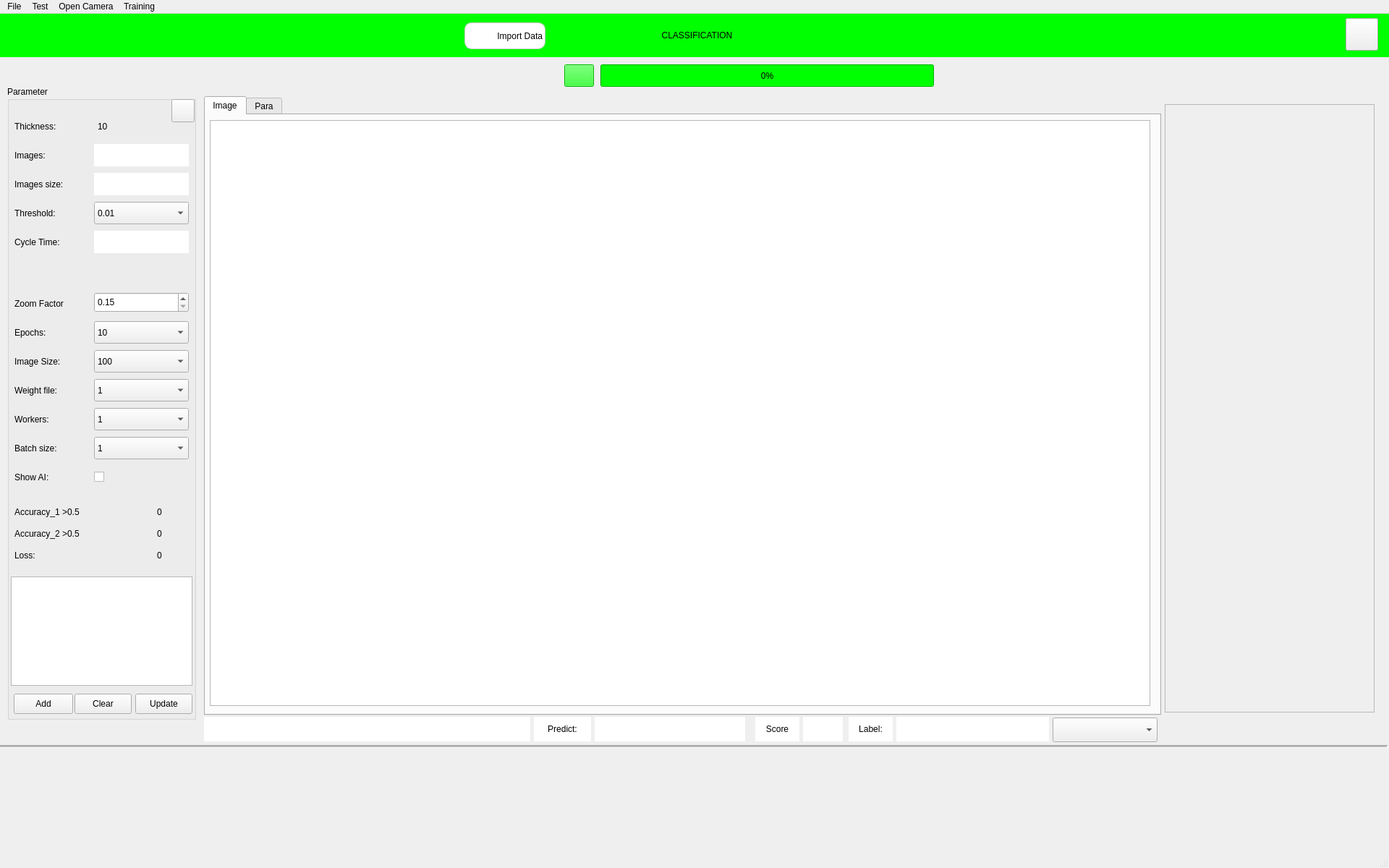
<?xml version="1.0" encoding="UTF-8"?>
<ui version="4.0">
 <class>MainWindow</class>
 <widget class="QMainWindow" name="MainWindow">
  <property name="geometry">
   <rect>
    <x>0</x>
    <y>0</y>
    <width>1920</width>
    <height>1200</height>
   </rect>
  </property>
  <property name="maximumSize">
   <size>
    <width>16777215</width>
    <height>1200</height>
   </size>
  </property>
  <property name="windowTitle">
   <string>MainWindow</string>
  </property>
  <widget class="QWidget" name="centralwidget">
   <widget class="QGroupBox" name="groupBox">
    <property name="enabled">
     <bool>true</bool>
    </property>
    <property name="geometry">
     <rect>
      <x>10</x>
      <y>100</y>
      <width>261</width>
      <height>876</height>
     </rect>
    </property>
    <property name="mouseTracking">
     <bool>false</bool>
    </property>
    <property name="styleSheet">
     <string notr="true">border-color: rgb(0, 0, 0);
font: 12pt &quot;Segoe UI&quot;;
gridline-color: rgb(0, 0, 0);</string>
    </property>
    <property name="title">
     <string>Parameter</string>
    </property>
    <widget class="QLabel" name="label_2">
     <property name="geometry">
      <rect>
       <x>10</x>
       <y>80</y>
       <width>71</width>
       <height>31</height>
      </rect>
     </property>
     <property name="styleSheet">
      <string notr="true">font: 10pt &quot;MS Shell Dlg 2&quot;;</string>
     </property>
     <property name="text">
      <string>Images:</string>
     </property>
    </widget>
    <widget class="QLabel" name="La_Munber_Image">
     <property name="geometry">
      <rect>
       <x>120</x>
       <y>80</y>
       <width>131</width>
       <height>31</height>
      </rect>
     </property>
     <property name="styleSheet">
      <string notr="true">font: 10pt &quot;Segoe UI&quot;;
background-color: rgb(255, 255, 255);</string>
     </property>
     <property name="text">
      <string/>
     </property>
    </widget>
    <widget class="QLabel" name="label_4">
     <property name="geometry">
      <rect>
       <x>10</x>
       <y>120</y>
       <width>111</width>
       <height>31</height>
      </rect>
     </property>
     <property name="styleSheet">
      <string notr="true">font: 8pt &quot;MS Shell Dlg 2&quot;;
font: 10pt &quot;MS Shell Dlg 2&quot;;</string>
     </property>
     <property name="text">
      <string>Images size:</string>
     </property>
    </widget>
    <widget class="QLabel" name="label_5">
     <property name="geometry">
      <rect>
       <x>10</x>
       <y>160</y>
       <width>101</width>
       <height>31</height>
      </rect>
     </property>
     <property name="styleSheet">
      <string notr="true">font: 10pt &quot;MS Shell Dlg 2&quot;;</string>
     </property>
     <property name="text">
      <string>Threshold:</string>
     </property>
    </widget>
    <widget class="QLabel" name="label_6">
     <property name="geometry">
      <rect>
       <x>10</x>
       <y>200</y>
       <width>101</width>
       <height>31</height>
      </rect>
     </property>
     <property name="styleSheet">
      <string notr="true">font: 10pt &quot;MS Shell Dlg 2&quot;;</string>
     </property>
     <property name="text">
      <string>Cycle Time:</string>
     </property>
    </widget>
    <widget class="QLabel" name="La_image_size">
     <property name="geometry">
      <rect>
       <x>120</x>
       <y>120</y>
       <width>131</width>
       <height>31</height>
      </rect>
     </property>
     <property name="autoFillBackground">
      <bool>false</bool>
     </property>
     <property name="styleSheet">
      <string notr="true">background-color: rgb(255, 255, 255);
font: 10pt &quot;MS Shell Dlg 2&quot;;</string>
     </property>
     <property name="text">
      <string/>
     </property>
    </widget>
    <widget class="QLabel" name="La_cycle_time">
     <property name="geometry">
      <rect>
       <x>120</x>
       <y>200</y>
       <width>131</width>
       <height>31</height>
      </rect>
     </property>
     <property name="styleSheet">
      <string notr="true">background-color: rgb(255, 255, 255);
font: 10pt &quot;MS Shell Dlg 2&quot;;</string>
     </property>
     <property name="text">
      <string/>
     </property>
    </widget>
    <widget class="QLabel" name="label_9">
     <property name="geometry">
      <rect>
       <x>10</x>
       <y>325</y>
       <width>71</width>
       <height>31</height>
      </rect>
     </property>
     <property name="styleSheet">
      <string notr="true">font: 10pt &quot;MS Shell Dlg 2&quot;;</string>
     </property>
     <property name="text">
      <string>Epochs:</string>
     </property>
    </widget>
    <widget class="QLabel" name="label_35">
     <property name="geometry">
      <rect>
       <x>10</x>
       <y>573</y>
       <width>187</width>
       <height>31</height>
      </rect>
     </property>
     <property name="styleSheet">
      <string notr="true">font: 75 10pt &quot;MS Shell Dlg 2&quot;;</string>
     </property>
     <property name="text">
      <string>Accuracy_1 &gt;0.5</string>
     </property>
    </widget>
    <widget class="QLabel" name="label_50">
     <property name="geometry">
      <rect>
       <x>10</x>
       <y>603</y>
       <width>184</width>
       <height>31</height>
      </rect>
     </property>
     <property name="styleSheet">
      <string notr="true">font: 75 10pt &quot;MS Shell Dlg 2&quot;;</string>
     </property>
     <property name="text">
      <string>Accuracy_2 &gt;0.5</string>
     </property>
    </widget>
    <widget class="QLabel" name="label_51">
     <property name="geometry">
      <rect>
       <x>10</x>
       <y>633</y>
       <width>172</width>
       <height>31</height>
      </rect>
     </property>
     <property name="styleSheet">
      <string notr="true">font: 75 10pt &quot;MS Shell Dlg 2&quot;;</string>
     </property>
     <property name="text">
      <string>Loss:</string>
     </property>
    </widget>
    <widget class="QLabel" name="La_B">
     <property name="geometry">
      <rect>
       <x>207</x>
       <y>573</y>
       <width>55</width>
       <height>31</height>
      </rect>
     </property>
     <property name="styleSheet">
      <string notr="true">font: 75 10pt &quot;MS Shell Dlg 2&quot;;</string>
     </property>
     <property name="text">
      <string>0</string>
     </property>
    </widget>
    <widget class="QLabel" name="La_MPA">
     <property name="geometry">
      <rect>
       <x>207</x>
       <y>633</y>
       <width>55</width>
       <height>31</height>
      </rect>
     </property>
     <property name="styleSheet">
      <string notr="true">font: 75 10pt &quot;MS Shell Dlg 2&quot;;</string>
     </property>
     <property name="text">
      <string>0</string>
     </property>
    </widget>
    <widget class="QLabel" name="La_R">
     <property name="geometry">
      <rect>
       <x>207</x>
       <y>603</y>
       <width>52</width>
       <height>31</height>
      </rect>
     </property>
     <property name="styleSheet">
      <string notr="true">font: 75 10pt &quot;MS Shell Dlg 2&quot;;</string>
     </property>
     <property name="text">
      <string>0</string>
     </property>
    </widget>
    <widget class="QLabel" name="label_3">
     <property name="geometry">
      <rect>
       <x>10</x>
       <y>40</y>
       <width>91</width>
       <height>31</height>
      </rect>
     </property>
     <property name="styleSheet">
      <string notr="true">font: 10pt &quot;MS Shell Dlg 2&quot;;</string>
     </property>
     <property name="text">
      <string>Thickness:</string>
     </property>
    </widget>
    <widget class="QLabel" name="Label_Thickness">
     <property name="geometry">
      <rect>
       <x>125</x>
       <y>40</y>
       <width>121</width>
       <height>31</height>
      </rect>
     </property>
     <property name="styleSheet">
      <string notr="true">font: 10pt &quot;MS Shell Dlg 2&quot;;</string>
     </property>
     <property name="text">
      <string>10</string>
     </property>
    </widget>
    <widget class="QLabel" name="label_31">
     <property name="geometry">
      <rect>
       <x>10</x>
       <y>285</y>
       <width>101</width>
       <height>31</height>
      </rect>
     </property>
     <property name="styleSheet">
      <string notr="true">font: 10pt &quot;MS Shell Dlg 2&quot;;</string>
     </property>
     <property name="text">
      <string>Zoom Factor</string>
     </property>
    </widget>
    <widget class="QLabel" name="label_10">
     <property name="geometry">
      <rect>
       <x>10</x>
       <y>365</y>
       <width>101</width>
       <height>31</height>
      </rect>
     </property>
     <property name="styleSheet">
      <string notr="true">font: 10pt &quot;MS Shell Dlg 2&quot;;</string>
     </property>
     <property name="text">
      <string>Image Size:</string>
     </property>
    </widget>
    <widget class="QLabel" name="label_11">
     <property name="geometry">
      <rect>
       <x>10</x>
       <y>405</y>
       <width>101</width>
       <height>31</height>
      </rect>
     </property>
     <property name="styleSheet">
      <string notr="true">font: 10pt &quot;MS Shell Dlg 2&quot;;</string>
     </property>
     <property name="text">
      <string>Weight file:</string>
     </property>
    </widget>
    <widget class="QComboBox" name="comboBox_images_size">
     <property name="geometry">
      <rect>
       <x>120</x>
       <y>365</y>
       <width>131</width>
       <height>31</height>
      </rect>
     </property>
     <property name="styleSheet">
      <string notr="true">font: 10pt &quot;Segoe UI&quot;;</string>
     </property>
     <item>
      <property name="text">
       <string>100</string>
      </property>
     </item>
     <item>
      <property name="text">
       <string>200</string>
      </property>
     </item>
     <item>
      <property name="text">
       <string>250</string>
      </property>
     </item>
     <item>
      <property name="text">
       <string>300</string>
      </property>
     </item>
     <item>
      <property name="text">
       <string>350</string>
      </property>
     </item>
     <item>
      <property name="text">
       <string>400</string>
      </property>
     </item>
     <item>
      <property name="text">
       <string>450</string>
      </property>
     </item>
     <item>
      <property name="text">
       <string>500</string>
      </property>
     </item>
     <item>
      <property name="text">
       <string>600</string>
      </property>
     </item>
     <item>
      <property name="text">
       <string>700</string>
      </property>
     </item>
     <item>
      <property name="text">
       <string>800</string>
      </property>
     </item>
     <item>
      <property name="text">
       <string>900</string>
      </property>
     </item>
     <item>
      <property name="text">
       <string>1000</string>
      </property>
     </item>
     <item>
      <property name="text">
       <string>1100</string>
      </property>
     </item>
     <item>
      <property name="text">
       <string>1200</string>
      </property>
     </item>
     <item>
      <property name="text">
       <string>1300</string>
      </property>
     </item>
     <item>
      <property name="text">
       <string>1400</string>
      </property>
     </item>
     <item>
      <property name="text">
       <string>1500</string>
      </property>
     </item>
     <item>
      <property name="text">
       <string>1600</string>
      </property>
     </item>
    </widget>
    <widget class="QComboBox" name="comboBox_model">
     <property name="geometry">
      <rect>
       <x>120</x>
       <y>405</y>
       <width>131</width>
       <height>31</height>
      </rect>
     </property>
     <property name="styleSheet">
      <string notr="true">font: 10pt &quot;Segoe UI&quot;;</string>
     </property>
     <item>
      <property name="text">
       <string>1</string>
      </property>
     </item>
     <item>
      <property name="text">
       <string>2</string>
      </property>
     </item>
     <item>
      <property name="text">
       <string>3</string>
      </property>
     </item>
     <item>
      <property name="text">
       <string>4</string>
      </property>
     </item>
     <item>
      <property name="text">
       <string>5</string>
      </property>
     </item>
    </widget>
    <widget class="QComboBox" name="comboBox_worker">
     <property name="geometry">
      <rect>
       <x>120</x>
       <y>445</y>
       <width>131</width>
       <height>31</height>
      </rect>
     </property>
     <property name="styleSheet">
      <string notr="true">font: 10pt &quot;Segoe UI&quot;;</string>
     </property>
     <item>
      <property name="text">
       <string>1</string>
      </property>
     </item>
     <item>
      <property name="text">
       <string>2</string>
      </property>
     </item>
     <item>
      <property name="text">
       <string>3</string>
      </property>
     </item>
    </widget>
    <widget class="QLabel" name="label_25">
     <property name="geometry">
      <rect>
       <x>10</x>
       <y>445</y>
       <width>101</width>
       <height>31</height>
      </rect>
     </property>
     <property name="styleSheet">
      <string notr="true">font: 10pt &quot;MS Shell Dlg 2&quot;;</string>
     </property>
     <property name="text">
      <string>Workers:</string>
     </property>
    </widget>
    <widget class="QComboBox" name="comboBox_batch_size">
     <property name="geometry">
      <rect>
       <x>120</x>
       <y>485</y>
       <width>131</width>
       <height>31</height>
      </rect>
     </property>
     <property name="styleSheet">
      <string notr="true">font: 10pt &quot;Segoe UI&quot;;</string>
     </property>
     <item>
      <property name="text">
       <string>1</string>
      </property>
     </item>
     <item>
      <property name="text">
       <string>2</string>
      </property>
     </item>
     <item>
      <property name="text">
       <string>3</string>
      </property>
     </item>
     <item>
      <property name="text">
       <string>4</string>
      </property>
     </item>
     <item>
      <property name="text">
       <string>5</string>
      </property>
     </item>
    </widget>
    <widget class="QLabel" name="label_26">
     <property name="geometry">
      <rect>
       <x>10</x>
       <y>485</y>
       <width>101</width>
       <height>31</height>
      </rect>
     </property>
     <property name="styleSheet">
      <string notr="true">font: 10pt &quot;MS Shell Dlg 2&quot;;</string>
     </property>
     <property name="text">
      <string>Batch size:</string>
     </property>
    </widget>
    <widget class="QComboBox" name="comboBox_acceptance_threshold">
     <property name="geometry">
      <rect>
       <x>120</x>
       <y>160</y>
       <width>131</width>
       <height>31</height>
      </rect>
     </property>
     <property name="styleSheet">
      <string notr="true">font: 10pt &quot;Segoe UI&quot;;</string>
     </property>
     <item>
      <property name="text">
       <string>0.01</string>
      </property>
     </item>
     <item>
      <property name="text">
       <string>0.1</string>
      </property>
     </item>
     <item>
      <property name="text">
       <string>0.2</string>
      </property>
     </item>
     <item>
      <property name="text">
       <string>0.3</string>
      </property>
     </item>
     <item>
      <property name="text">
       <string>0.4</string>
      </property>
     </item>
     <item>
      <property name="text">
       <string>0.5</string>
      </property>
     </item>
     <item>
      <property name="text">
       <string>0.6</string>
      </property>
     </item>
     <item>
      <property name="text">
       <string>0.7</string>
      </property>
     </item>
     <item>
      <property name="text">
       <string>0.8</string>
      </property>
     </item>
     <item>
      <property name="text">
       <string>0.9</string>
      </property>
     </item>
     <item>
      <property name="text">
       <string>1.0</string>
      </property>
     </item>
    </widget>
    <widget class="QComboBox" name="comboBox_epoch">
     <property name="geometry">
      <rect>
       <x>120</x>
       <y>325</y>
       <width>131</width>
       <height>31</height>
      </rect>
     </property>
     <property name="styleSheet">
      <string notr="true">font: 10pt &quot;Segoe UI&quot;;</string>
     </property>
     <item>
      <property name="text">
       <string>10</string>
      </property>
     </item>
     <item>
      <property name="text">
       <string>2</string>
      </property>
     </item>
     <item>
      <property name="text">
       <string>3</string>
      </property>
     </item>
     <item>
      <property name="text">
       <string>4</string>
      </property>
     </item>
     <item>
      <property name="text">
       <string>5</string>
      </property>
     </item>
     <item>
      <property name="text">
       <string>6</string>
      </property>
     </item>
     <item>
      <property name="text">
       <string>7</string>
      </property>
     </item>
     <item>
      <property name="text">
       <string>8</string>
      </property>
     </item>
     <item>
      <property name="text">
       <string>9</string>
      </property>
     </item>
     <item>
      <property name="text">
       <string>10</string>
      </property>
     </item>
     <item>
      <property name="text">
       <string>15</string>
      </property>
     </item>
     <item>
      <property name="text">
       <string>20</string>
      </property>
     </item>
     <item>
      <property name="text">
       <string>25</string>
      </property>
     </item>
     <item>
      <property name="text">
       <string>30</string>
      </property>
     </item>
     <item>
      <property name="text">
       <string>35</string>
      </property>
     </item>
     <item>
      <property name="text">
       <string>40</string>
      </property>
     </item>
     <item>
      <property name="text">
       <string>45</string>
      </property>
     </item>
     <item>
      <property name="text">
       <string>50</string>
      </property>
     </item>
     <item>
      <property name="text">
       <string>55</string>
      </property>
     </item>
     <item>
      <property name="text">
       <string>60</string>
      </property>
     </item>
     <item>
      <property name="text">
       <string>65</string>
      </property>
     </item>
     <item>
      <property name="text">
       <string>70</string>
      </property>
     </item>
     <item>
      <property name="text">
       <string>75</string>
      </property>
     </item>
     <item>
      <property name="text">
       <string>80</string>
      </property>
     </item>
    </widget>
    <widget class="QListWidget" name="listWidget">
     <property name="geometry">
      <rect>
       <x>5</x>
       <y>678</y>
       <width>251</width>
       <height>151</height>
      </rect>
     </property>
    </widget>
    <widget class="QPushButton" name="btnAdd">
     <property name="geometry">
      <rect>
       <x>9</x>
       <y>840</y>
       <width>82</width>
       <height>28</height>
      </rect>
     </property>
     <property name="styleSheet">
      <string notr="true">font: 10pt &quot;MS Shell Dlg 2&quot;;</string>
     </property>
     <property name="text">
      <string>Add</string>
     </property>
    </widget>
    <widget class="QPushButton" name="btnDelete">
     <property name="geometry">
      <rect>
       <x>93</x>
       <y>840</y>
       <width>79</width>
       <height>28</height>
      </rect>
     </property>
     <property name="styleSheet">
      <string notr="true">font: 10pt &quot;MS Shell Dlg 2&quot;;</string>
     </property>
     <property name="text">
      <string>Clear</string>
     </property>
    </widget>
    <widget class="QPushButton" name="Bnt_Update_Object">
     <property name="geometry">
      <rect>
       <x>177</x>
       <y>840</y>
       <width>79</width>
       <height>28</height>
      </rect>
     </property>
     <property name="styleSheet">
      <string notr="true">font: 10pt &quot;MS Shell Dlg 2&quot;;</string>
     </property>
     <property name="text">
      <string>Update</string>
     </property>
    </widget>
    <widget class="QDoubleSpinBox" name="doubleSpinBox_Zoon_Factor">
     <property name="geometry">
      <rect>
       <x>120</x>
       <y>285</y>
       <width>131</width>
       <height>28</height>
      </rect>
     </property>
     <property name="styleSheet">
      <string notr="true">font: 10pt &quot;Segoe UI&quot;;</string>
     </property>
     <property name="decimals">
      <number>2</number>
     </property>
     <property name="minimum">
      <double>0.150000000000000</double>
     </property>
     <property name="maximum">
      <double>4.000000000000000</double>
     </property>
    </widget>
    <widget class="QLabel" name="label_19">
     <property name="geometry">
      <rect>
       <x>10</x>
       <y>525</y>
       <width>101</width>
       <height>31</height>
      </rect>
     </property>
     <property name="styleSheet">
      <string notr="true">font: 10pt &quot;MS Shell Dlg 2&quot;;</string>
     </property>
     <property name="text">
      <string>Show AI:</string>
     </property>
    </widget>
    <widget class="QCheckBox" name="checkBox_6">
     <property name="enabled">
      <bool>true</bool>
     </property>
     <property name="geometry">
      <rect>
       <x>120</x>
       <y>525</y>
       <width>131</width>
       <height>31</height>
      </rect>
     </property>
     <property name="acceptDrops">
      <bool>false</bool>
     </property>
     <property name="text">
      <string/>
     </property>
     <property name="shortcut">
      <string/>
     </property>
     <property name="checkable">
      <bool>true</bool>
     </property>
     <property name="checked">
      <bool>false</bool>
     </property>
     <property name="tristate">
      <bool>false</bool>
     </property>
    </widget>
    <widget class="QPushButton" name="Bnt_Close_GroupBox">
     <property name="geometry">
      <rect>
       <x>227</x>
       <y>18</y>
       <width>32</width>
       <height>32</height>
      </rect>
     </property>
     <property name="text">
      <string/>
     </property>
     <property name="icon">
      <iconset>
       <normaloff>../Icon/icons8-next-page-32.png</normaloff>../Icon/icons8-next-page-32.png</iconset>
     </property>
     <property name="iconSize">
      <size>
       <width>32</width>
       <height>32</height>
      </size>
     </property>
    </widget>
   </widget>
   <widget class="QLabel" name="label">
    <property name="geometry">
     <rect>
      <x>-2</x>
      <y>-1</y>
      <width>1931</width>
      <height>61</height>
     </rect>
    </property>
    <property name="styleSheet">
     <string notr="true">background-color: rgb(0, 255, 0);
color: rgb(0, 0, 0);
font: 24pt &quot;MS Shell Dlg 2&quot;;</string>
    </property>
    <property name="text">
     <string>CLASSIFICATION</string>
    </property>
    <property name="alignment">
     <set>Qt::AlignCenter</set>
    </property>
   </widget>
   <widget class="QScrollArea" name="scrollArea_2">
    <property name="geometry">
     <rect>
      <x>1610</x>
      <y>125</y>
      <width>290</width>
      <height>841</height>
     </rect>
    </property>
    <property name="widgetResizable">
     <bool>true</bool>
    </property>
    <widget class="QWidget" name="scrollAreaWidgetContents">
     <property name="geometry">
      <rect>
       <x>0</x>
       <y>0</y>
       <width>288</width>
       <height>839</height>
      </rect>
     </property>
    </widget>
   </widget>
   <widget class="QProgressBar" name="progressBar">
    <property name="geometry">
     <rect>
      <x>830</x>
      <y>70</y>
      <width>461</width>
      <height>31</height>
     </rect>
    </property>
    <property name="styleSheet">
     <string notr="true">background-color: rgb(0, 255, 0);</string>
    </property>
    <property name="value">
     <number>0</number>
    </property>
   </widget>
   <widget class="QPushButton" name="Bnt_Traning">
    <property name="geometry">
     <rect>
      <x>780</x>
      <y>70</y>
      <width>41</width>
      <height>31</height>
     </rect>
    </property>
    <property name="autoFillBackground">
     <bool>false</bool>
    </property>
    <property name="styleSheet">
     <string notr="true">background-color: rgb(0, 255, 0);</string>
    </property>
    <property name="text">
     <string/>
    </property>
    <property name="icon">
     <iconset>
      <normaloff>../Icon/model.png</normaloff>../Icon/model.png</iconset>
    </property>
    <property name="iconSize">
     <size>
      <width>25</width>
      <height>25</height>
     </size>
    </property>
    <property name="shortcut">
     <string notr="true"/>
    </property>
    <property name="checkable">
     <bool>false</bool>
    </property>
    <property name="autoRepeat">
     <bool>false</bool>
    </property>
    <property name="autoExclusive">
     <bool>false</bool>
    </property>
    <property name="autoDefault">
     <bool>false</bool>
    </property>
    <property name="default">
     <bool>false</bool>
    </property>
    <property name="flat">
     <bool>false</bool>
    </property>
   </widget>
   <widget class="QLabel" name="La_Device">
    <property name="geometry">
     <rect>
      <x>376</x>
      <y>73</y>
      <width>131</width>
      <height>31</height>
     </rect>
    </property>
    <property name="styleSheet">
     <string notr="true">font: 10pt &quot;Segoe UI&quot;;
font: 700 9pt &quot;Segoe UI&quot;;</string>
    </property>
    <property name="text">
     <string/>
    </property>
   </widget>
   <widget class="QLabel" name="La_Training_Process">
    <property name="geometry">
     <rect>
      <x>1350</x>
      <y>70</y>
      <width>271</width>
      <height>26</height>
     </rect>
    </property>
    <property name="styleSheet">
     <string notr="true">font: 10pt &quot;Segoe UI&quot;;</string>
    </property>
    <property name="text">
     <string/>
    </property>
   </widget>
   <widget class="QLabel" name="label_7">
    <property name="geometry">
     <rect>
      <x>715</x>
      <y>945</y>
      <width>1121</width>
      <height>31</height>
     </rect>
    </property>
    <property name="styleSheet">
     <string notr="true">font: 10pt &quot;Segoe UI&quot;;</string>
    </property>
    <property name="text">
     <string/>
    </property>
   </widget>
   <widget class="QLabel" name="Labe_file_name">
    <property name="geometry">
     <rect>
      <x>282</x>
      <y>972</y>
      <width>451</width>
      <height>34</height>
     </rect>
    </property>
    <property name="styleSheet">
     <string notr="true">font: 12pt &quot;MS Shell Dlg 2&quot;;
color: rgb(0, 0, 0);
font: 12pt &quot;Segoe UI&quot;;
background-color: rgb(255, 255, 255);
</string>
    </property>
    <property name="text">
     <string/>
    </property>
    <property name="alignment">
     <set>Qt::AlignLeading|Qt::AlignLeft|Qt::AlignTop</set>
    </property>
   </widget>
   <widget class="QComboBox" name="comboBox_object">
    <property name="geometry">
     <rect>
      <x>1455</x>
      <y>973</y>
      <width>145</width>
      <height>34</height>
     </rect>
    </property>
    <property name="styleSheet">
     <string notr="true">font: 75 12pt &quot;MS Shell Dlg 2&quot;;</string>
    </property>
   </widget>
   <widget class="QPushButton" name="Bnt_Quite">
    <property name="geometry">
     <rect>
      <x>1860</x>
      <y>6</y>
      <width>45</width>
      <height>45</height>
     </rect>
    </property>
    <property name="styleSheet">
     <string notr="true">font: 75 15pt &quot;MS Shell Dlg 2&quot;;</string>
    </property>
    <property name="text">
     <string/>
    </property>
    <property name="icon">
     <iconset>
      <normaloff>../Icon/icons8-exit-100.png</normaloff>../Icon/icons8-exit-100.png</iconset>
    </property>
    <property name="iconSize">
     <size>
      <width>30</width>
      <height>30</height>
     </size>
    </property>
   </widget>
   <widget class="QLabel" name="La_Object">
    <property name="geometry">
     <rect>
      <x>1239</x>
      <y>972</y>
      <width>211</width>
      <height>34</height>
     </rect>
    </property>
    <property name="styleSheet">
     <string notr="true">color: rgb(0, 0, 0);
font: 700 14pt &quot;Segoe UI&quot;;
background-color: rgb(255, 255, 255);</string>
    </property>
    <property name="text">
     <string/>
    </property>
    <property name="alignment">
     <set>Qt::AlignCenter</set>
    </property>
   </widget>
   <widget class="QLabel" name="label_16">
    <property name="geometry">
     <rect>
      <x>1173</x>
      <y>972</y>
      <width>61</width>
      <height>34</height>
     </rect>
    </property>
    <property name="styleSheet">
     <string notr="true">color: rgb(0, 0, 0);
font: 14pt &quot;Segoe UI&quot;;
background-color: rgb(255, 255, 255);</string>
    </property>
    <property name="text">
     <string>Label:</string>
    </property>
    <property name="alignment">
     <set>Qt::AlignCenter</set>
    </property>
   </widget>
   <widget class="Line" name="line">
    <property name="geometry">
     <rect>
      <x>-3</x>
      <y>1005</y>
      <width>1921</width>
      <height>16</height>
     </rect>
    </property>
    <property name="midLineWidth">
     <number>2</number>
    </property>
    <property name="orientation">
     <enum>Qt::Horizontal</enum>
    </property>
   </widget>
   <widget class="QLabel" name="La_Name_Cls">
    <property name="geometry">
     <rect>
      <x>822</x>
      <y>972</y>
      <width>208</width>
      <height>34</height>
     </rect>
    </property>
    <property name="styleSheet">
     <string notr="true">color: rgb(0, 0, 0);
font: 700 14pt &quot;Segoe UI&quot;;
background-color: rgb(255, 255, 255);</string>
    </property>
    <property name="text">
     <string/>
    </property>
    <property name="alignment">
     <set>Qt::AlignCenter</set>
    </property>
   </widget>
   <widget class="QLabel" name="label_17">
    <property name="geometry">
     <rect>
      <x>738</x>
      <y>972</y>
      <width>79</width>
      <height>34</height>
     </rect>
    </property>
    <property name="styleSheet">
     <string notr="true">color: rgb(0, 0, 0);
font: 14pt &quot;Segoe UI&quot;;
background-color: rgb(255, 255, 255);</string>
    </property>
    <property name="text">
     <string>Predict:</string>
    </property>
    <property name="alignment">
     <set>Qt::AlignCenter</set>
    </property>
   </widget>
   <widget class="QLabel" name="La_Score_Cls">
    <property name="geometry">
     <rect>
      <x>1110</x>
      <y>972</y>
      <width>55</width>
      <height>34</height>
     </rect>
    </property>
    <property name="styleSheet">
     <string notr="true">color: rgb(0, 0, 0);
font: 700 14pt &quot;Segoe UI&quot;;
background-color: rgb(255, 255, 255);</string>
    </property>
    <property name="text">
     <string/>
    </property>
    <property name="alignment">
     <set>Qt::AlignCenter</set>
    </property>
   </widget>
   <widget class="QLabel" name="label_18">
    <property name="geometry">
     <rect>
      <x>1044</x>
      <y>972</y>
      <width>61</width>
      <height>34</height>
     </rect>
    </property>
    <property name="styleSheet">
     <string notr="true">color: rgb(0, 0, 0);
font: 14pt &quot;Segoe UI&quot;;
background-color: rgb(255, 255, 255);</string>
    </property>
    <property name="text">
     <string>Score</string>
    </property>
    <property name="alignment">
     <set>Qt::AlignCenter</set>
    </property>
   </widget>
   <widget class="QTabWidget" name="tabWidget">
    <property name="geometry">
     <rect>
      <x>282</x>
      <y>114</y>
      <width>1323</width>
      <height>856</height>
     </rect>
    </property>
    <property name="currentIndex">
     <number>0</number>
    </property>
    <widget class="QWidget" name="tab_3">
     <attribute name="title">
      <string>Image</string>
     </attribute>
     <widget class="QGraphicsView" name="graphicsView_2">
      <property name="geometry">
       <rect>
        <x>6</x>
        <y>7</y>
        <width>1300</width>
        <height>810</height>
       </rect>
      </property>
     </widget>
    </widget>
    <widget class="QWidget" name="tab_4">
     <attribute name="title">
      <string>Para</string>
     </attribute>
    </widget>
   </widget>
   <widget class="QLabel" name="label_13">
    <property name="geometry">
     <rect>
      <x>294</x>
      <y>75</y>
      <width>70</width>
      <height>28</height>
     </rect>
    </property>
    <property name="styleSheet">
     <string notr="true">font: 10pt &quot;MS Shell Dlg 2&quot;;</string>
    </property>
    <property name="text">
     <string/>
    </property>
    <property name="pixmap">
     <pixmap>../Icon/icons8-gpu-64.png</pixmap>
    </property>
   </widget>
   <widget class="QLabel" name="label_8">
    <property name="geometry">
     <rect>
      <x>642</x>
      <y>12</y>
      <width>112</width>
      <height>37</height>
     </rect>
    </property>
    <property name="styleSheet">
     <string notr="true">QLabel {
	font: 8pt &quot;MS Shell Dlg 2&quot;;
    background-color: white;
    border-radius: 10px;
    border: 1px solid #ccc;
}
</string>
    </property>
    <property name="text">
     <string>Import Data</string>
    </property>
    <property name="alignment">
     <set>Qt::AlignRight|Qt::AlignTrailing|Qt::AlignVCenter</set>
    </property>
   </widget>
   <widget class="QPushButton" name="Bnt_Import_Data">
    <property name="geometry">
     <rect>
      <x>654</x>
      <y>18</y>
      <width>25</width>
      <height>25</height>
     </rect>
    </property>
    <property name="styleSheet">
     <string notr="true">QPushButton {
    background-color: white;
    border-radius: 12px;

}

QPushButton:hover {
    background-color: #f0f0f0;
}

QPushButton:pressed {
    background-color: #e0e0e0;
}
</string>
    </property>
    <property name="text">
     <string/>
    </property>
    <property name="icon">
     <iconset>
      <normaloff>../Icon/icons8-center-100.png</normaloff>../Icon/icons8-center-100.png</iconset>
    </property>
    <property name="iconSize">
     <size>
      <width>25</width>
      <height>25</height>
     </size>
    </property>
   </widget>
  </widget>
  <widget class="QStatusBar" name="statusbar"/>
  <widget class="QMenuBar" name="menubar">
   <property name="geometry">
    <rect>
     <x>0</x>
     <y>0</y>
     <width>1920</width>
     <height>26</height>
    </rect>
   </property>
   <widget class="QMenu" name="menuFile">
    <property name="title">
     <string>File</string>
    </property>
    <addaction name="Action_Open"/>
    <addaction name="Action_Save_Value"/>
    <addaction name="actionClear_All_Label"/>
   </widget>
   <widget class="QMenu" name="menuedit">
    <property name="title">
     <string>Open Camera</string>
    </property>
    <addaction name="action_Open_Camera_Test"/>
   </widget>
   <widget class="QMenu" name="menuTest">
    <property name="title">
     <string>Test</string>
    </property>
    <addaction name="actionOpen_Model_AI"/>
    <addaction name="actionStop_Training"/>
   </widget>
   <widget class="QMenu" name="menuSegmentation">
    <property name="title">
     <string>Training</string>
    </property>
    <addaction name="actionSeg_Form"/>
    <addaction name="actionUnsupervised_Form"/>
    <addaction name="actionForm_OCR"/>
    <addaction name="actionLocation_Form"/>
   </widget>
   <addaction name="menuFile"/>
   <addaction name="menuTest"/>
   <addaction name="menuedit"/>
   <addaction name="menuSegmentation"/>
  </widget>
  <action name="Action_Open">
   <property name="icon">
    <iconset>
     <normaloff>../Icon/icons8-open-file-100.png</normaloff>../Icon/icons8-open-file-100.png</iconset>
   </property>
   <property name="text">
    <string>Open Image Folder</string>
   </property>
  </action>
  <action name="actionsaveas">
   <property name="text">
    <string>Open Model</string>
   </property>
  </action>
  <action name="actionSelect_Color">
   <property name="text">
    <string>Select Color</string>
   </property>
  </action>
  <action name="actionOpen_images_augmented">
   <property name="text">
    <string>Open images augmented</string>
   </property>
  </action>
  <action name="actionOpen_CVS_File">
   <property name="text">
    <string>Open CVS File</string>
   </property>
  </action>
  <action name="actionOpen_Test_Images">
   <property name="text">
    <string>Open Test Images</string>
   </property>
  </action>
  <action name="actionOpen_Model_AI">
   <property name="icon">
    <iconset>
     <normaloff>../Icon/icons8-artificial-intelligence-100.png</normaloff>../Icon/icons8-artificial-intelligence-100.png</iconset>
   </property>
   <property name="text">
    <string>Open Model AI</string>
   </property>
  </action>
  <action name="action_Open_Camera_Test">
   <property name="icon">
    <iconset>
     <normaloff>../Icon/icons8-camera-100.png</normaloff>../Icon/icons8-camera-100.png</iconset>
   </property>
   <property name="text">
    <string>Open Camera</string>
   </property>
  </action>
  <action name="Action_Save_Value">
   <property name="icon">
    <iconset>
     <normaloff>../Icon/icons8-save-100.png</normaloff>../Icon/icons8-save-100.png</iconset>
   </property>
   <property name="text">
    <string>Update Value</string>
   </property>
  </action>
  <action name="actionStop_Training">
   <property name="icon">
    <iconset>
     <normaloff>../Icon/icons8-stop-sign-100.png</normaloff>../Icon/icons8-stop-sign-100.png</iconset>
   </property>
   <property name="text">
    <string>Stop Training</string>
   </property>
  </action>
  <action name="actionClear_All_Label">
   <property name="icon">
    <iconset>
     <normaloff>../Icon/icons8-broom-100.png</normaloff>../Icon/icons8-broom-100.png</iconset>
   </property>
   <property name="text">
    <string>Clear All Label</string>
   </property>
  </action>
  <action name="actionExit_AI_View_Mode">
   <property name="text">
    <string>Exit AI View Mode</string>
   </property>
  </action>
  <action name="actionSeg_Form">
   <property name="icon">
    <iconset>
     <normaloff>../Icon/icons8-compare-100.png</normaloff>../Icon/icons8-compare-100.png</iconset>
   </property>
   <property name="text">
    <string>Suface analysis</string>
   </property>
  </action>
  <action name="actionUnsupervised_Form">
   <property name="icon">
    <iconset>
     <normaloff>../Icon/icons8-compare-100.png</normaloff>../Icon/icons8-compare-100.png</iconset>
   </property>
   <property name="text">
    <string>OCV</string>
   </property>
  </action>
  <action name="actionForm_OCR">
   <property name="icon">
    <iconset>
     <normaloff>../Icon/icons8-ocr-100.png</normaloff>../Icon/icons8-ocr-100.png</iconset>
   </property>
   <property name="text">
    <string>OCR</string>
   </property>
  </action>
  <action name="actionLocation_Form">
   <property name="icon">
    <iconset>
     <normaloff>../Icon/icons8-location-100.png</normaloff>../Icon/icons8-location-100.png</iconset>
   </property>
   <property name="text">
    <string>Positioning</string>
   </property>
  </action>
 </widget>
 <resources/>
 <connections/>
 <designerdata>
  <property name="gridDeltaX">
   <number>3</number>
  </property>
  <property name="gridDeltaY">
   <number>3</number>
  </property>
  <property name="gridSnapX">
   <bool>true</bool>
  </property>
  <property name="gridSnapY">
   <bool>true</bool>
  </property>
  <property name="gridVisible">
   <bool>true</bool>
  </property>
 </designerdata>
</ui>
